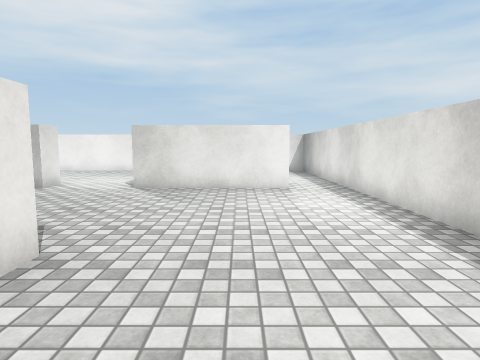
View 1 (above)

18 first-person views from a walk through a 3-D level made in the Unity game engine. The camera is 1.3 m above the floor, tilts 6° down and sees 75° across. The floor is counted in squares, 1 m on a side. Each view is taken from the middle of a square. On the plan, view 1 faces up. The plan holds only what a view shows up to about 14 squares ahead; the rest is blank. Surface patterns are stand-ins for the level's own textures.

View 2
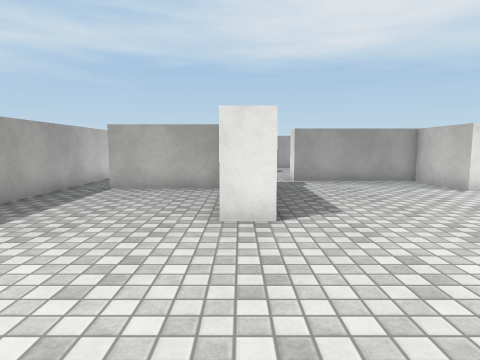

View 3
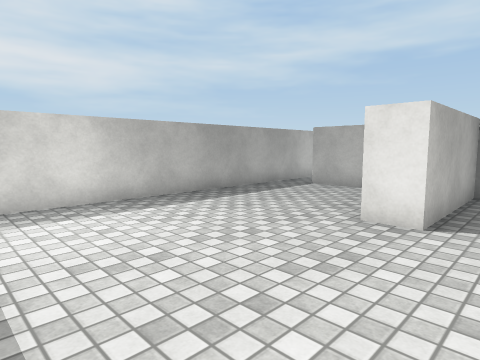

View 4
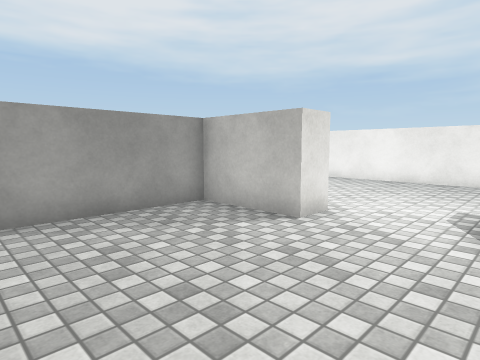

View 5
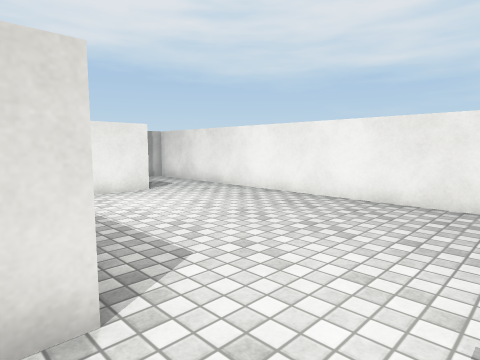

View 6
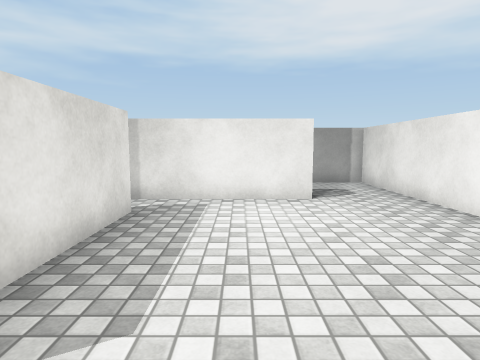

View 7
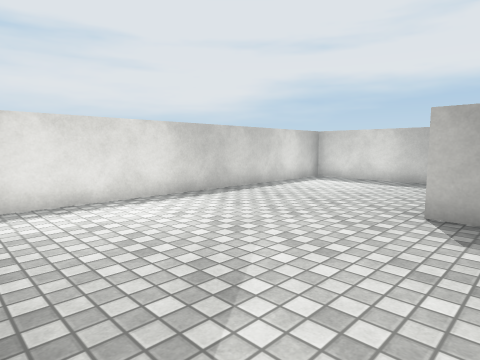

View 8
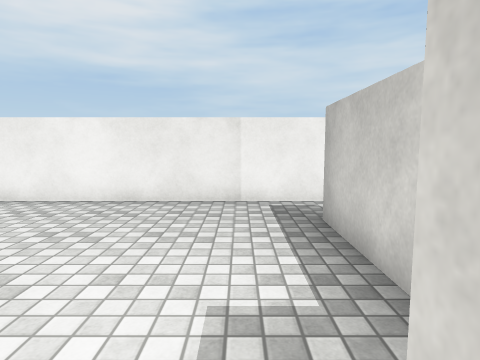

View 9
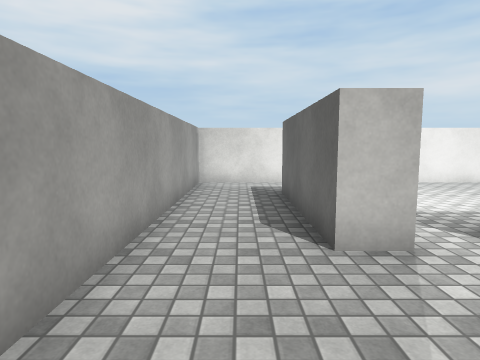

View 10
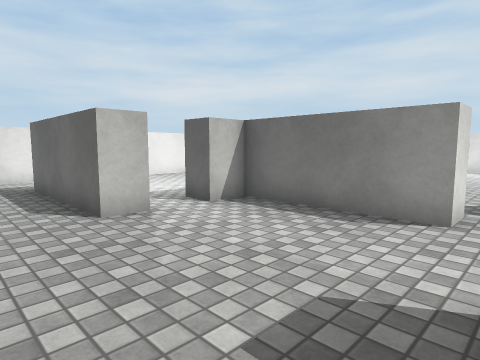

View 11
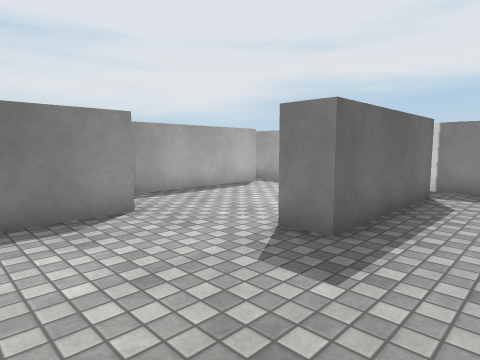

View 12
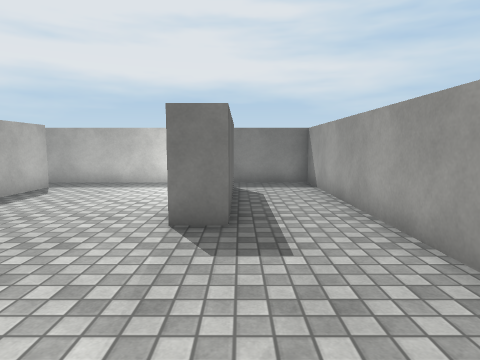

View 13
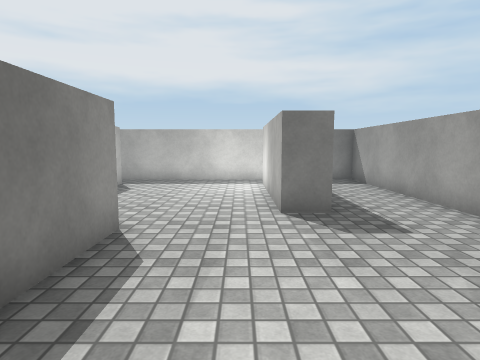

View 14
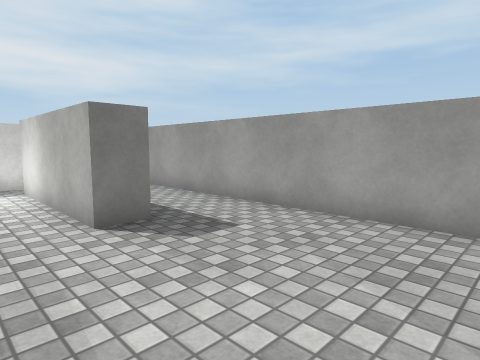

View 15
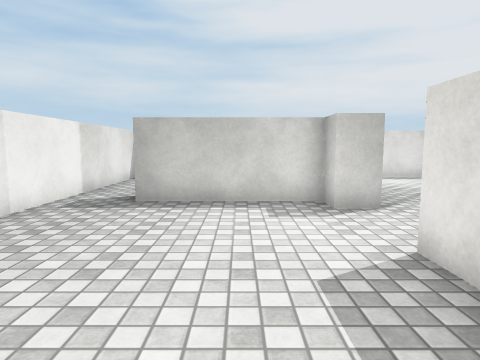

View 16
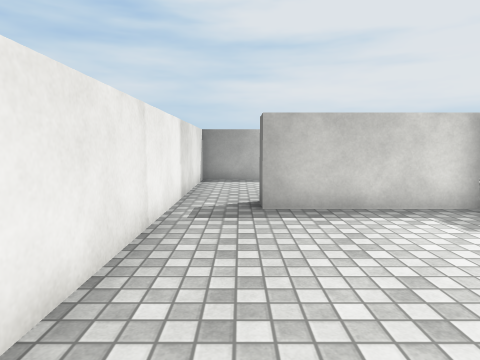

View 17
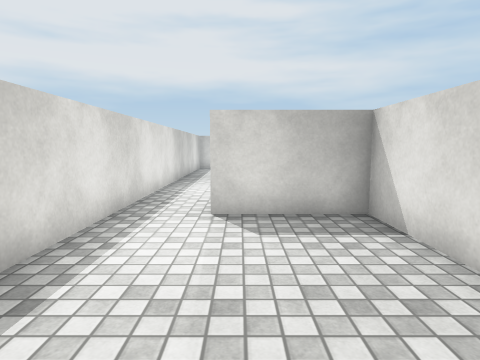

View 18
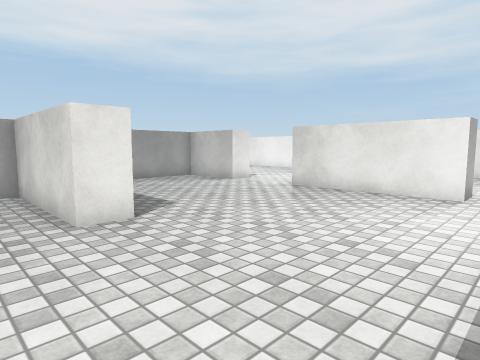

### Floor plan
Ten units are one square. View 1 is at (0, 0); x grows to the right and y downward. Boxes are objects, and circles mark ways between rooms. Rooms are numbered by the first view taken in them; rooms with no view inside come last. Other rooms are left out.
<svg viewBox="-170 -180 210 210">
<path fill="none" stroke="#000" d="M-69 -36 -24 -36 -24 -26 -68 -26 -68 11M-112 -108 -62 -108 -62 -98 -91 -98 -91 -51M16 -100 -34 -100 -34 -110 -25 -110 -25 -155M-138 -98 -138 -149M-25 -175 -165 -175 -165 -85M-128 -149 -128 -114M-85 25 35 25 35 -95M-101 -51 -101 -98 -112 -98 -112 -108M-165 -85 -165 25 -125 25M-128 -98 -138 -98M-138 11 -138 -39 -128 -39M-128 -114 -128 -102M-15 -139 -15 -110 16 -110 16 -100M-25 -155 -16 -155M35 -95 35 -175 -25 -175M-78 11 -78 -40M-128 -39 -128 11M-91 -51 -101 -51M-125 25 -85 25"/>
<circle cx="-120" cy="-105" r="3" fill="#2a7"/>
<circle cx="-155" cy="-85" r="3" fill="#2a7"/>
<circle cx="-20" cy="-165" r="3" fill="#2a7"/>
<circle cx="25" cy="-105" r="3" fill="#2a7"/>
<circle cx="-75" cy="20" r="3" fill="#2a7"/>
<circle cx="-115" cy="-45" r="3" fill="#2a7"/>
<circle cx="-135" cy="20" r="3" fill="#2a7"/>
<text x="-50" y="-80">1</text>
<text x="-140" y="-50">2</text>
<text x="10" y="-140">3</text>
<text x="-100" y="-10">4</text>
</svg>
Room 1 opens to room 2. Room 1 opens to room 3. Room 1 opens to room 4. Room 2 opens to room 4.

Where each view was taken, in squares from view 1:
view 1: 0 up, 0 right, facing up
view 2: 3 up, 3 right, facing left
view 3: 5 up, 3 right, facing down-left
view 4: 5 up, 3 left, facing up-left
view 5: 10 up, 4 left, facing up-left
view 6: 13 up, 5 left, facing left
view 7: 10 up, 4 left, facing down-right
view 8: 10 up, 4 left, facing up
view 9: 6 up, 15 left, facing up
view 10: 4 up, 16 left, facing up-right
view 11: 8 up, 16 left, facing down-right
view 12: 9 up, 14 left, facing down
view 13: 10 up, 12 left, facing down
view 14: 9 up, 11 left, facing down-left
view 15: 13 up, 10 left, facing right
view 16: 16 up, 9 left, facing right
view 17: 17 up, 1 right, facing down
view 18: 1 up, 3 right, facing up-left
